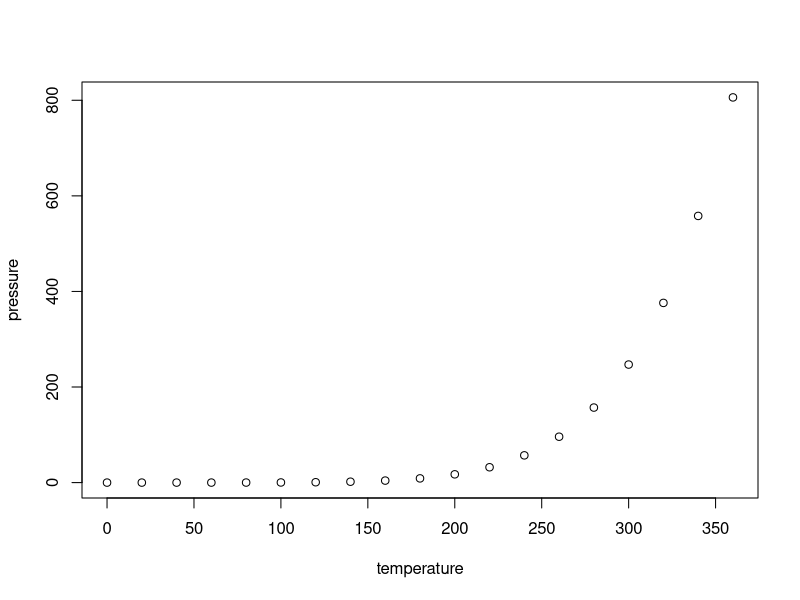
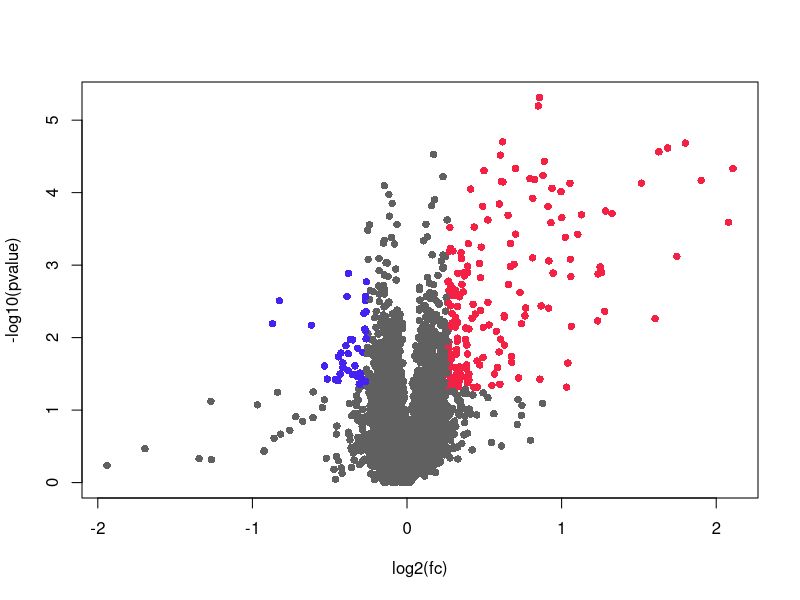
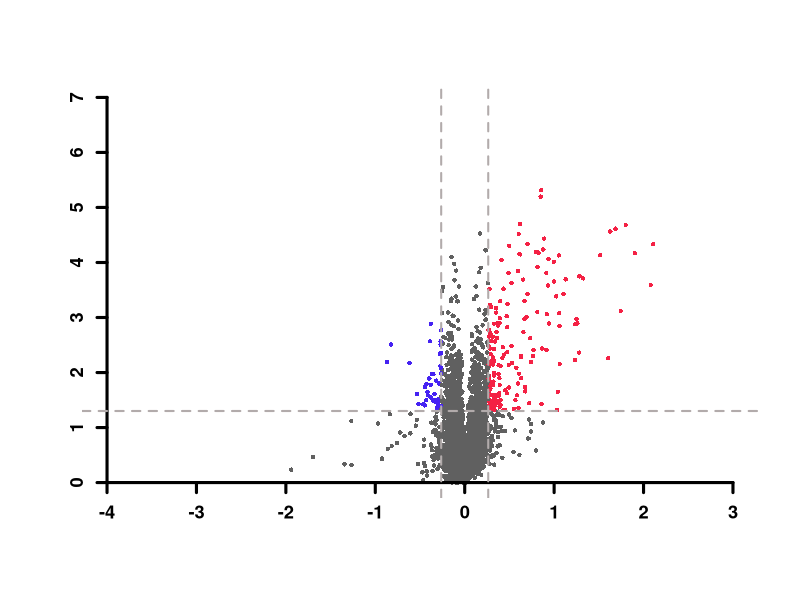
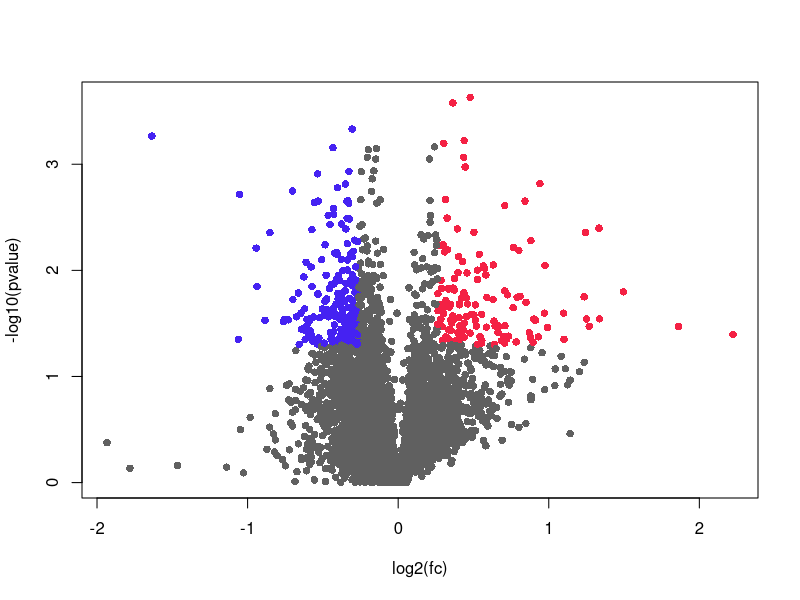
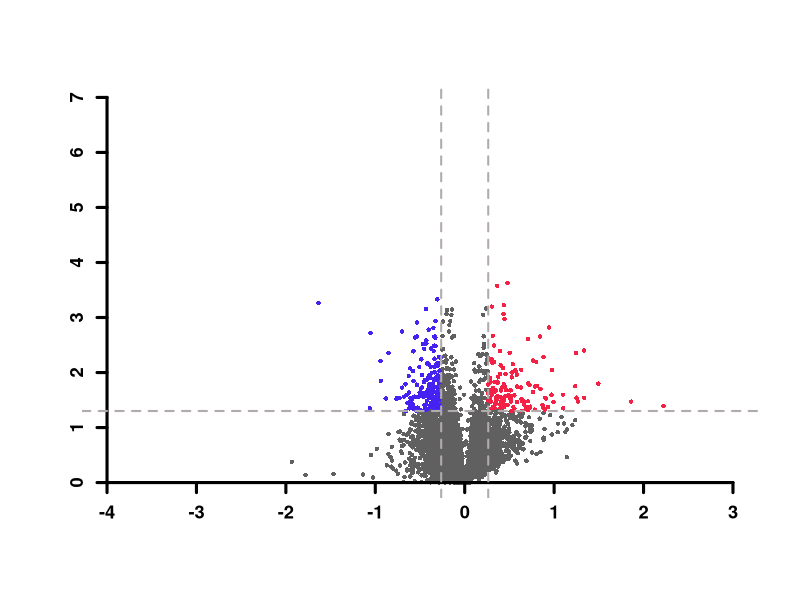

Reproduce these figures in R, in order. (Note: this script raises an error after producing the figures.)
## ---- chunk 1
knitr::opts_chunk$set(echo = TRUE)
## ---- chunk 2
summary(cars)
## ---- chunk 3
plot(pressure)
## ---- chunk 4
D <- read.csv(file = "proteinGroups-H37Ra infection TMT6.csv",header = T)
colnames(D)
pvalue <- as.numeric(D[,"P"])
fc <- as.numeric(D[,"ratio"])

MyCOl <- rep("#606060",nrow(D))
MyCOl[which((pvalue <= 0.05)&(fc >= 1.2))] = "#F42144"
MyCOl[which((pvalue <= 0.05)&(fc <= 1/1.2))] = "#4522F2"
table(MyCOl)#ͳ?Ʒ?Χ??????
plot(x=log2(fc),y = -log10(pvalue),col=MyCOl,pch = 16)
plot(x=log2(fc),y = -log10(pvalue),col=MyCOl,pch = 16,cex = 0.6,
     xlim = c(-4,3),ylim = c(0,7),axes = F,
     xlab = NA,ylab = NA)
axis(side = 1,at = c(-4,-3,-2,-1,0,1,2,3),labels = c(-4,-3,-2,-1,0,1,2,3),lwd = 3,
     lwd.ticks = 3,pos = 0,cex.axis = 1.1,font.axis = 2)
axis(side = 2,at = c(0,1,2,3,4,5,6,7),labels = c(0,1,2,3,4,5,6,7),lwd = 3,
     lwd.ticks = 3,pos = -4,cex.axis = 1.1,font.axis = 2)
abline(h = -log10(0.05),lwd = 2,lty = 2,col = "#b2abab")
abline(v = log2(1.2),lwd = 2,lty = 2,col = "#b2abab")
abline(v = log2(1/1.2),lwd = 2,lty = 2,col = "#b2abab")
## ---- chunk 5
D <- read.csv(file = "Phospho (STY)Sites-H37Ra infection TMT6.csv",header = T)
colnames(D)
pvalue <- as.numeric(D[,"P"])
fc <- as.numeric(D[,"ratio"])

MyCOl <- rep("#606060",nrow(D))
MyCOl[which((pvalue <= 0.05)&(fc >= 1.2))] = "#F42144"
MyCOl[which((pvalue <= 0.05)&(fc <= 1/1.2))] = "#4522F2"
table(MyCOl)#ͳ?Ʒ?Χ??????
plot(x=log2(fc),y = -log10(pvalue),col=MyCOl,pch = 16)
plot(x=log2(fc),y = -log10(pvalue),col=MyCOl,pch = 16,cex = 0.6,
     xlim = c(-4,3),ylim = c(0,7),axes = F,
     xlab = NA,ylab = NA)
axis(side = 1,at = c(-4,-3,-2,-1,0,1,2,3),labels = c(-4,-3,-2,-1,0,1,2,3),lwd = 3,
     lwd.ticks = 3,pos = 0,cex.axis = 1.1,font.axis = 2)
axis(side = 2,at = c(0,1,2,3,4,5,6,7),labels = c(0,1,2,3,4,5,6,7),lwd = 3,
     lwd.ticks = 3,pos = -4,cex.axis = 1.1,font.axis = 2)
abline(h = -log10(0.05),lwd = 2,lty = 2,col = "#b2abab")
abline(v = log2(1.2),lwd = 2,lty = 2,col = "#b2abab")
abline(v = log2(1/1.2),lwd = 2,lty = 2,col = "#b2abab")
## ---- chunk 6
gsea_res <- read.csv("H37Ra infection pho down.csv",header = TRUE, sep =",")
gsea_df = as.data.frame(gsea_res)
df_for_plot=data.frame(Description=gsea_df$GOBP, effect_size=gsea_df$NES, FDR=gsea_df$FDR_qval, set_size=gsea_df$SIZE)
text_list=list(FDR='Pvalue',setSize='gene number',effect_size='Rich factor')
##

plot_enrich_result <- function(df_for_plot, 
                               text_list=text_list, 
                               param_list=NULL, 
                               filename="KEGG_PY-U7D-1-0", 
                               width=10, height=6, show_num=15){
  
  df_for_plot = df_for_plot[order(df_for_plot$FDR),][c(1:show_num),]
  #
  df_for_plot$Description = factor(df_for_plot$Description, levels = as.vector(df_for_plot[order(df_for_plot$effect_size),][['Description']]))
  
  pp = ggplot(df_for_plot,aes(x=effect_size,y=Description))
  #pp + geom_point()
  #pp + geom_point(aes(size=setSize))
  pbubble = pp + geom_point(aes(size=set_size,color=-1*log10(FDR)))
  #pbubble + scale_colour_gradient(low="blue",high="red")
  pr = pbubble + scale_colour_gradient(low="blue",high="red") 
  pr = pr + labs(color=expression(-log[10](FDR)),
                 size=text_list$setSize,
                 x=text_list$effect_size,
                 y=text_list$y,
                 title=text_list$title)
  pr = pr + theme_bw()
  plot(pr)
  
  if (is.null("KEGG_PY-U7D-1-0")!=TRUE){
    ggsave("KEGG_PY-U7D-1-0.pdf", dpi=100, width=width, height=height)
  }
}
plot_enrich_result(df_for_plot, text_list=text_list)
